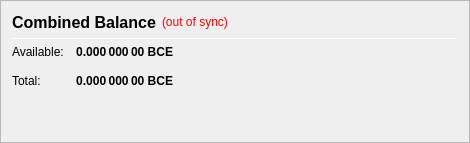
                   <widget class="QFrame" name="frame_CombinedBalances">
                    <property name="minimumSize">
                     <size>
                      <width>470</width>
                      <height>0</height>
                     </size>
                    </property>
                    <property name="frameShape">
                     <enum>QFrame::StyledPanel</enum>
                    </property>
                    <property name="frameShadow">
                     <enum>QFrame::Raised</enum>
                    </property>
                    <layout class="QVBoxLayout" name="verticalLayout_5">
                     <item>
                      <layout class="QHBoxLayout" name="horizontalLayout_5" stretch="0,0,0">
                       <item>
                        <widget class="QLabel" name="label_5z">
                         <property name="minimumSize">
                          <size>
                           <width>0</width>
                           <height>20</height>
                          </size>
                         </property>
                         <property name="font">
                          <font>
                           <pointsize>12</pointsize>
                           <weight>75</weight>
                           <bold>true</bold>
                          </font>
                         </property>
                         <property name="toolTip">
                          <string>Combined Balance (including unconfirmed and immature coins)</string>
                         </property>
                         <property name="text">
                          <string>Combined Balance</string>
                         </property>
                        </widget>
                       </item>
                       <item>
                        <widget class="QLabel" name="labelWalletStatus">
                         <property name="cursor">
                          <cursorShape>WhatsThisCursor</cursorShape>
                         </property>
                         <property name="toolTip">
                          <string>The displayed information may be out of date. Your wallet automatically synchronizes with the Blockchainenergy network after a connection is established, but this process has not completed yet.</string>
                         </property>
                         <property name="styleSheet">
                          <string notr="true">QLabel { color: red; }</string>
                         </property>
                         <property name="text">
                          <string notr="true">(out of sync)</string>
                         </property>
                         <property name="alignment">
                          <set>Qt::AlignLeading|Qt::AlignLeft|Qt::AlignVCenter</set>
                         </property>
                        </widget>
                       </item>
                       <item>
                        <spacer name="horizontalSpacer_1">
                         <property name="orientation">
                          <enum>Qt::Horizontal</enum>
                         </property>
                         <property name="sizeHint" stdset="0">
                          <size>
                           <width>40</width>
                           <height>20</height>
                          </size>
                         </property>
                        </spacer>
                       </item>
                      </layout>
                     </item>
                     <item>
                      <widget class="Line" name="line_CombinedBalance">
                       <property name="minimumSize">
                        <size>
                         <width>0</width>
                         <height>1</height>
                        </size>
                       </property>
                       <property name="maximumSize">
                        <size>
                         <width>16777215</width>
                         <height>1</height>
                        </size>
                       </property>
                       <property name="orientation">
                        <enum>Qt::Horizontal</enum>
                       </property>
                      </widget>
                     </item>
                     <item>
                      <layout class="QGridLayout" name="gridLayout_3">
                       <property name="spacing">
                        <number>12</number>
                       </property>
                       <item row="1" column="0">
                        <widget class="QLabel" name="labelBalanceTextz">
                         <property name="text">
                          <string>Available:</string>
                         </property>
                        </widget>
                       </item>
                       <item row="1" column="1">
                        <widget class="QLabel" name="labelBalancez">
                         <property name="font">
                          <font>
                           <weight>75</weight>
                           <bold>true</bold>
                          </font>
                         </property>
                         <property name="cursor">
                          <cursorShape>IBeamCursor</cursorShape>
                         </property>
                         <property name="toolTip">
                          <string>Your current spendable balance</string>
                         </property>
                         <property name="text">
                          <string notr="true">0.000 000 00 BCE</string>
                         </property>
                         <property name="alignment">
                          <set>Qt::AlignRight|Qt::AlignTrailing|Qt::AlignVCenter</set>
                         </property>
                         <property name="textInteractionFlags">
                          <set>Qt::LinksAccessibleByMouse|Qt::TextSelectableByKeyboard|Qt::TextSelectableByMouse</set>
                         </property>
                        </widget>
                       </item>
                       <item row="2" column="0">
                        <widget class="QLabel" name="labelTotalTextz">
                         <property name="text">
                          <string>Total:</string>
                         </property>
                        </widget>
                       </item>
                       <item row="2" column="1">
                        <widget class="QLabel" name="labelTotalz">
                         <property name="font">
                          <font>
                           <weight>75</weight>
                           <bold>true</bold>
                          </font>
                         </property>
                         <property name="cursor">
                          <cursorShape>IBeamCursor</cursorShape>
                         </property>
                         <property name="toolTip">
                          <string>Total Balance, including all unavailable coins.</string>
                         </property>
                         <property name="text">
                          <string notr="true">0.000 000 00 BCE</string>
                         </property>
                         <property name="alignment">
                          <set>Qt::AlignRight|Qt::AlignTrailing|Qt::AlignVCenter</set>
                         </property>
                         <property name="textInteractionFlags">
                          <set>Qt::LinksAccessibleByMouse|Qt::TextSelectableByKeyboard|Qt::TextSelectableByMouse</set>
                         </property>
                        </widget>
                       </item>
                       <item row="2" column="3">
                        <spacer name="horizontalSpacer_2">
                         <property name="orientation">
                          <enum>Qt::Horizontal</enum>
                         </property>
                         <property name="sizeHint" stdset="0">
                          <size>
                           <width>40</width>
                           <height>20</height>
                          </size>
                         </property>
                        </spacer>
                       </item>
                      </layout>
                     </item>
                     <item>
                      <spacer name="verticalSpacer_1">
                       <property name="orientation">
                        <enum>Qt::Vertical</enum>
                       </property>
                       <property name="sizeHint" stdset="0">
                        <size>
                         <width>20</width>
                         <height>40</height>
                        </size>
                       </property>
                      </spacer>
                     </item>
                    </layout>
                   </widget>
